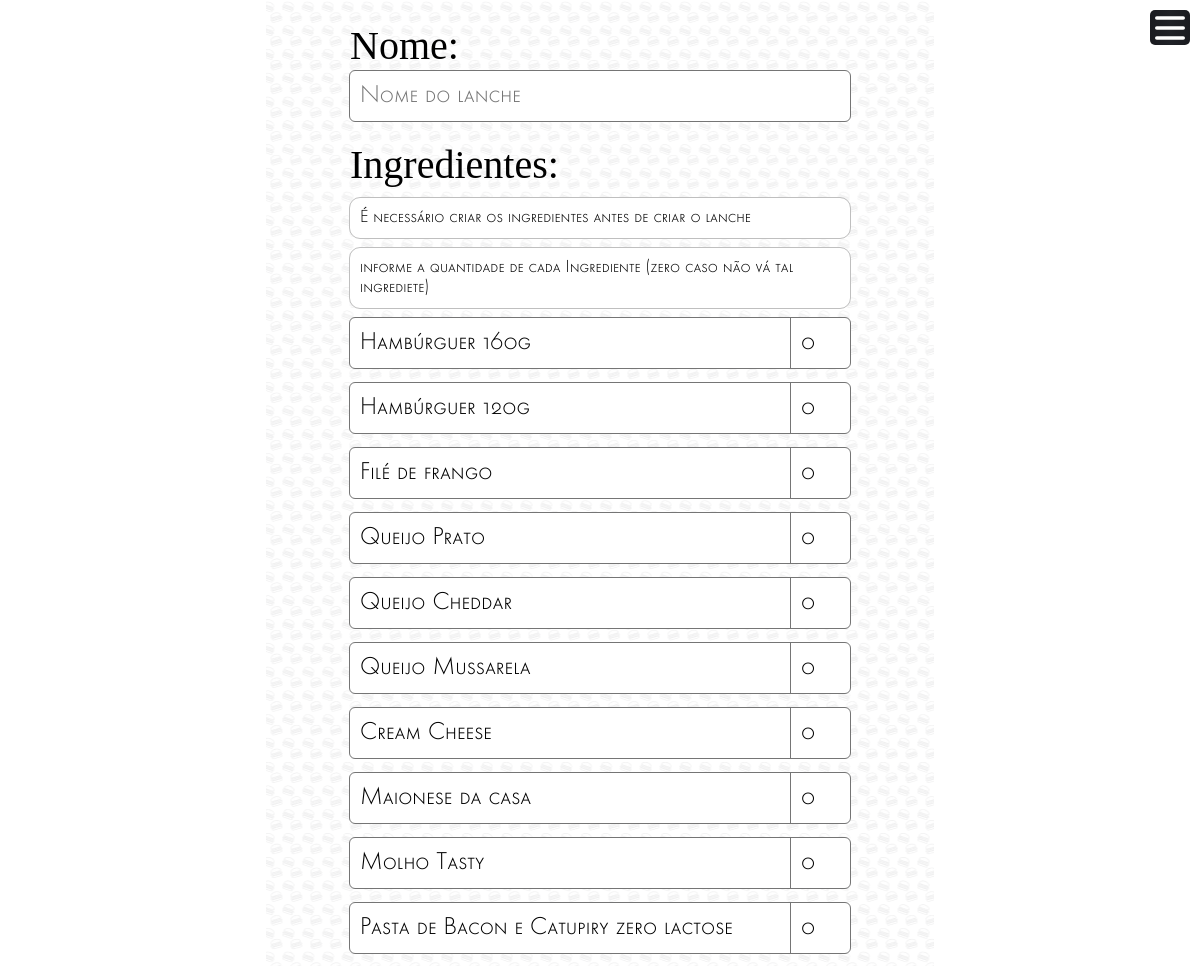
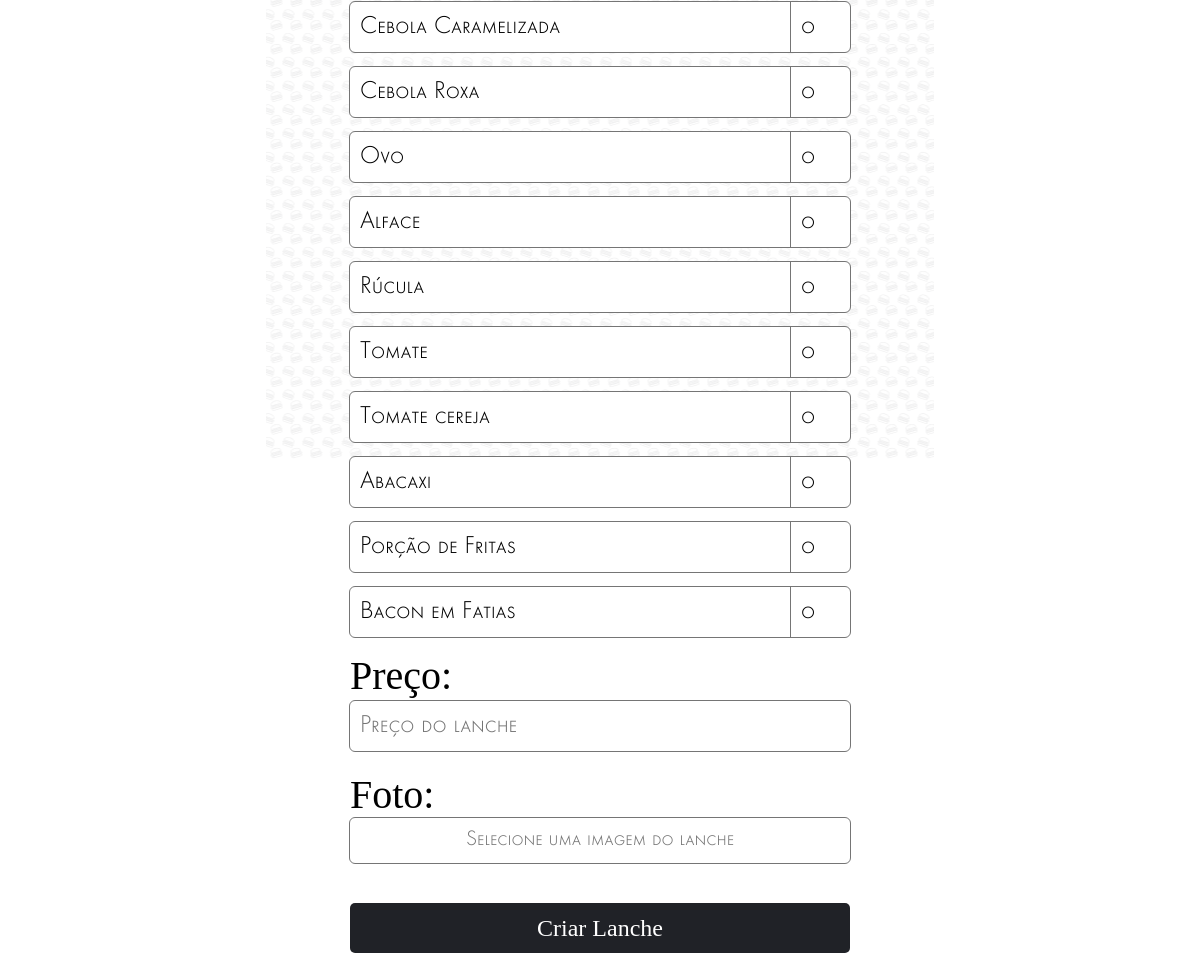
Page /configuracoes/criar_lanche.php on the committed database (2 pictures, top to bottom).
### tables this page shows
CREATE TABLE `complemento` (
  `idComplemento` int(11) NOT NULL,
  `Nome` varchar(45) NOT NULL,
  `Preco` decimal(10,2) NOT NULL,
  `ativo` int(11) NOT NULL
);

### configuracoes/criar_lanche.php (the view, shortened to what this page needs)
<!DOCTYPE html>
<html lang="pt-br">
<head>
</head>
<body>
    <nav>
        <?php
        include_once('menu.php');
        ?>
    </nav>
    <main>
        <div class="corpo">
            <form action="criar_lanche.php" method="POST" id="criar" enctype="multipart/form-data">
                <?php
                include_once('../config.php');
                ?>
                <div class="blocos">
                    <label for="Nome">Nome:</label>
                    <input name="Nome" class="input" type="text" placeholder="Nome do lanche" required>
                </div>
                <div class="blocos">
                    <div class="adicionar">
                        <label>Ingredientes:</label>
                        <div class="card">É necessário criar os ingredientes antes de criar o lanche</div>
                        <div class="card">informe a quantidade de cada Ingrediente (zero caso não vá tal ingrediete)</div>
                        <?php
                        $consulta = "SELECT * FROM complemento WHERE ativo = 1";
                        $con = $mysqli->query($consulta) or die($mysqli->error);
                        while ($dado = $con->fetch_array()) { ?>
                            <div class="informa_quantidade">
                                <p><?php echo $dado['Nome']; ?></p>
                                <div class="valor">
                                    <input name="quantidadeL<?php echo $dado['idComplemento'] ?>" type="number" value="0">
                                </div>
                            </div>
                        <?php
                        } ?>
                    </div>
                </div>
                <div class="blocos">
                    <label for="Preco">Preço:</label>
                    <input type="number" class="input" name="Preco" id="" placeholder="Preço do lanche" required>
                </div>
                <div class="blocos">
                    <label>Foto:</label>
                    <div class="selecionar_imagem">
                        <label id="form" for="Imagem">Selecione uma imagem do lanche</label>
                    </div>
                </div>
                <div class="submit" onclick="enviar('#criar')">Criar Lanche</button>
            </form>
        </div>
    </main>
</body>
</html>

### fontes/style.php (style rules this page uses)
* { user-select: none; padding: 0; margin: 0; font-family: 'futura-nd-light-scosf', sans-serif; }
html { overflow: hidden; overflow-x: hidden; height: 100vh; display: flex; align-items: center; justify-content: center; flex-direction: column; background-image: url('../fontes/Frame23.png'); background-repeat: no-repeat; background-position: center top; background-size: auto; overflow-y: hidden; }
body { position: fixed; height: 100%; width: 100%; overflow-x: hidden; overflow-y: hidden; }
main { background-image: url('../fontes/Frame21.png'); background-repeat: no-repeat; background-position: center top; background-size: auto; padding-left: 7%; padding-right: 7%; width: 86%; max-width: 500px; height: 100%; overflow-x: hidden; overflow-y: hidden; display: flex; justify-content: center; align-items: center; }
form { width: 100%; margin-top: 20px; margin-bottom: 20px; }
.corpo { width: 100%; height: 100%; padding: 2px; overflow-y: scroll; display: flex; flex-direction: column; overflow-x: hidden; }
main, body { display: flex; align-items: center; flex-direction: column; }
.input { margin-top: 2px; margin-bottom: 20px; width: 98%; border-radius: 5px; -webkit-border-radius: 5px; height: 50px; font-size: 140%; border: none; outline: 1px solid rgba(117, 117, 117, 1); padding-left: 2%; }
#form { font-family: 'futura-nd-light-scosf', sans-serif; }
.selecionar_imagem { padding-top: 10px; padding-bottom: 10px; width: 100%; border-radius: 5px; -webkit-border-radius: 5px; outline: 1px solid rgba(117, 117, 117, 1); display: flex; justify-content: center; background-color: #fff; margin-bottom: 20px; }
.selecionar_imagem>label { font-size: 120%; cursor: pointer; color: rgba(117, 117, 117, 1); }
#pdf, #form>input, .card-title, .enviar, .submit, input[type='submit'], label { font-family: 'LEMONMILK-Medium'; }
#pdf, #form>input, .enviar, .voltar, .submit, input[type='submit'] { display: flex; justify-content: center; align-items: center; margin-top: 20px; width: 100%; height: 50px; font-size: 150%; border: none; border-radius: 5px; -webkit-border-radius: 5px; background-color: rgba(32, 34, 39, 1); color: #fff; cursor: pointer; -moz-transition: all 1s; -webkit-transition: all 1s; transition: all 1s; text-align: center; }
.blocos { width: 100%; display: flex; flex-direction: column; justify-content: center; -moz-transition: all 1s; -webkit-transition: all 1s; transition: all 1s; }
label { font-size: 250%; }
.card { padding: 2%; background-color: #fff; outline: 1px solid rgba(191, 191, 191, 1); margin-top: 10px; margin-bottom: 10px; border-radius: 10px; -webkit-border-radius: 10px; width: 96%; }
.informa_quantidade { display: flex; margin-top: 5px; margin-bottom: 15px; min-height: 50px; }
.informa_quantidade>p { background-color: #fff; width: 88%; outline: 1px solid rgba(117, 117, 117, 1); padding-left: 2%; font-size: 140%; display: flex; align-items: center; height: 50px; border-radius: 5px 0px 0px 5px; -webkit-border-radius: 5px 0px 0px 5px; }
.informa_quantidade>.valor { display: flex; align-items: center; border-radius: 5px; -webkit-border-radius: 5px; font-size: 140%; border: none; background-color: #fff; outline: 1px solid rgba(117, 117, 117, 1); padding-left: 2%; width: 10%; height: 50px; border-radius: 0px 5px 5px 0px; -webkit-border-radius: 0px 5px 5px 0px; }
.valor>input { font-size: 100%; width: 100%; border: none; }

### fontes/menustyle.php (style rules this page uses)
* { padding: 0; margin: 0; }

### rows in the picture
complemento: Nome "Hambúrguer 160g"
complemento: Nome "Hambúrguer 120g"
complemento: Nome "Filé de frango"
complemento: Nome "Queijo Prato"
complemento: Nome "Queijo Cheddar"
complemento: Nome "Queijo Mussarela"
complemento: Nome "Cream Cheese"
complemento: Nome "Maionese da casa"
complemento: Nome "Molho Tasty"
complemento: Nome "Pasta de Bacon e Catupiry zero lactose"
complemento: Nome "Cebola Caramelizada"
complemento: Nome "Cebola Roxa"
complemento: Nome "Ovo"
complemento: Nome "Alface"
complemento: Nome "Rúcula"
complemento: Nome "Tomate"
complemento: Nome "Tomate cereja"
complemento: Nome "Abacaxi"
complemento: Nome "Porção de Fritas"
complemento: Nome "Bacon em Fatias"
